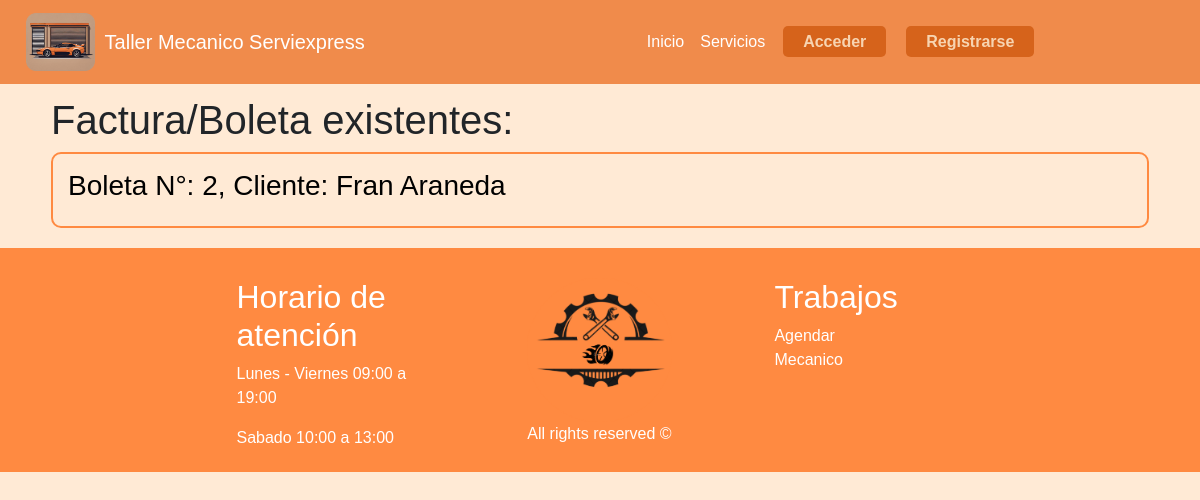
The app's page /fabo, older data.
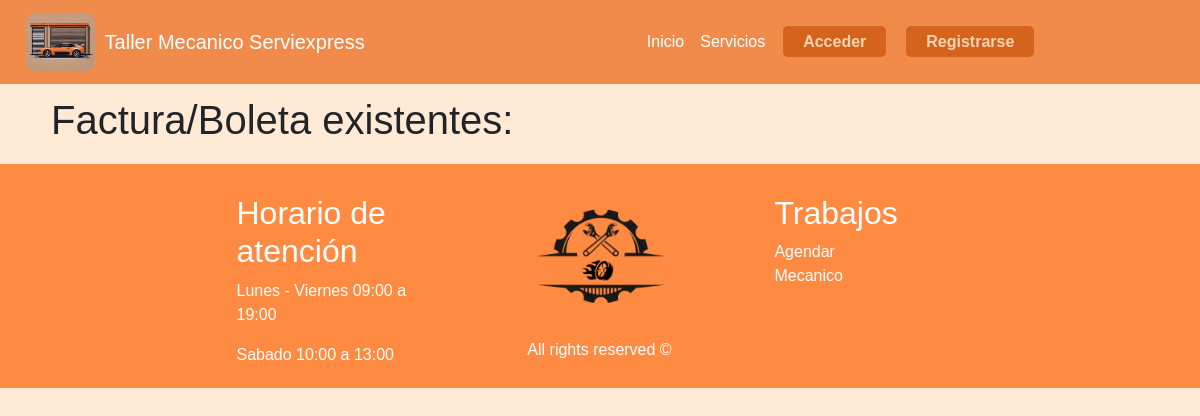
The same page, newer data.
### taller/models.py (models this page shows, shortened)
class FaBo(models.Model):
    num_fb = models.AutoField(primary_key=True)
    fecha_emision = models.DateTimeField(auto_now_add=True)
    detalle_fb = models.TextField()
    totalpagar = models.IntegerField()
    cita = models.ForeignKey(Cita, on_delete=models.CASCADE)

class Cita(models.Model):
    id_cita = models.AutoField(primary_key=True)
    fecha_aten = models.DateTimeField(auto_now_add=True)
    servicios = models.ManyToManyField(Servicio)
    cliente = models.ForeignKey(Cliente, on_delete=models.CASCADE)
    empleado = models.ForeignKey(Empleado, on_delete=models.CASCADE)

class Cliente(models.Model):
    rut_cli = models.CharField(primary_key=True, max_length=12)
    pnom_cli = models.CharField(max_length=20)
    snom_cli = models.CharField(max_length=20, blank=True)
    appaterno_cli = models.CharField(max_length=20)
    apmaterno_cli = models.CharField(max_length=20, blank=True)
    correo_cli = models.CharField(max_length=60, blank=True)
    telefono_cli = models.IntegerField(blank=True, null=True)
    def __str__(self):
        return self.pnom_cli + " " + self.appaterno_cli

### taller/views.py (the view)
# urls.py: path('fabo', views.fabo, name='fabo'),
def fabo(request):
    cliente = Cliente.objects.filter(rut_cli=request.user.username).first()
    empleado = Empleado.objects.filter(rut_emp=request.user.username).first()
    rol = "Cliente" if cliente else "Empleado"
    fabos = FaBo.objects.none()
    if cliente:
        citas_cliente = Cita.objects.filter(cliente=cliente)
        fabos = FaBo.objects.filter(cita__in=citas_cliente)
    else:
        fabos = FaBo.objects.all()
    return render(
        request, "fabo.html", {"fabos": fabos, "cliente": cliente, "empleado": empleado}
    )

### taller/templates/fabo.html (shortened to what this page needs)
{% extends 'hnf.html' %}
{% load static %}
{% block content %}
<head>
  <link rel="stylesheet" href="{% static 'css/crud.css' %}" />
</head>
<div class="container">
  <h1> Factura/Boleta existentes: </h1>
  <ul style="list-style: none;">
    {% for fabo in fabos %}
    <li id="listar">
      <a href="{% url 'update_fabo' fabo.num_fb %}">
        <h3>Boleta N°: {{ fabo.num_fb }}, Cliente: {{ fabo.cita.cliente }}</h3>
      </a>
    </li>
    {% endfor %}
  </ul>
</div>
{% endblock %}

### taller/templates/hnf.html (shortened to what this page needs)
{% load static %}
<!DOCTYPE html>
<html lang="en">
<head>
    <link rel="stylesheet" href="https://cdn.jsdelivr.net/npm/bootstrap@4.0.0/dist/css/bootstrap.min.css"
>
    <link rel="stylesheet" href="{% static 'css/keyframes.css' %}">
    <link rel="stylesheet" href="{% static 'css/style.css' %}">
</head>
<body>
    <header>
        <nav class="my_navbar navbar navbar-expand-lg navbar-light bg-light fixed-top">
            <a class="navbar-brand" href="/"> <img style="max-width: 15%;" src="{% static 'img/logo.png' %}"
                    class="img-fluid" alt="Logo">
                <b class="color_nav">Taller Mecanico Serviexpress</b></a>
            <div class="navbar-collapse" id="navbarSupportedContent">
                <ul class="navbar-nav mr-auto">
                    <li class="nav-item active">
                        <a class="nav-link" href="/"><b class="color_nav">Inicio</b></a>
                    </li>
                    <li class="nav-item">
                        <a class="nav-link" href="/servicios"><b class="color_nav">Servicios</b></a>
                    </li>
                    <li class="nav-item">
                    <li>
                        {% if user.is_authenticated %}
                    <li class="nav-item dropdown">
                        <a class="nav-link dropdown-toggle" href="#" id="navbarDropdown" role="button"
                            data-toggle="dropdown" aria-haspopup="true" aria-expanded="false">
                            <b class="color_nav"> Hola: {{cliente.pnom_cli}} {{empleado.pnom_emp}}</b>
                        </a>
                        <div class="dropdown-menu" aria-labelledby="navbarDropdown">
                            <a class="dropdown-item" href="{% url 'update_user' user.username %}"><b>Perfil</b></a>
                            {% if cliente %}
                                <a class="dropdown-item" href="/citas"><b>Mis citas</b></a>
                                <a class="dropdown-item" href="/vehiculos"><b>Mis Vehiculos</b></a>
                                <a class="dropdown-item" href="/fabo"><b>Mis Boletas</b></a>
                            {% else %}
                                <a class="dropdown-item" href="/vehiculos"><b>Vehiculos</b></a>
                            {% endif %}
                            <a class="dropdown-item" href="/logout"><b> Cerrar Sesion</b></a>
                        </div>
                        {% else %}
                    <li>
                        <a class="btn-sign" href="/signin"><b>Acceder</b></a>
                    </li>
                    <li>
                        <a class="btn-sign" href="/signup"><b>Registrarse</b></a>
                    </li>
                    {% endif %}
                    </li>
                </ul>
            </div>
        </nav>
    </header>
    <br><br>
    <br><br>
    {% block content %}
    {% endblock %}
    <footer>
        <div class="cont_footer">
            <div class="container">
                <div class="row">
                    <div class="col-md-1"></div>
                    <div class="col-md-3">
                        <h2>Horario de atención</h2>
                        <p>Lunes - Viernes 09:00 a 19:00</p>
                        <p>Sabado 10:00 a 13:00</p>
                    </div>
                    <div class="col-md-1"></div>
                    <div class="col-md-3 cont_img_footer">
                        <img src="{% static 'img/Footer.png' %}" class="img-fluid" alt="Footer" width="auto">
                        <p> All rights reserved ©</p>
                    </div>
                    <div class="col-md-1"></div>
                    <div class="col-md-3">
                        <h2>Trabajos</h2>
                        <a href="#">Agendar</a>
                        <a href="#">Mecanico</a>
                    </div>
                </div>
            </div>
        </div>
    </footer>
</body>
</html>

### taller/static/css/keyframes.css (style rules this page uses)
@media (max-width: 1400px) { * { max-width: 100%; padding: 0 10px; } }

### taller/static/css/style.css (style rules this page uses)
* { margin: 0%; padding: 0; box-sizing: border-box; }
body { font-family:'Gill Sans', 'Gill Sans MT', Calibri, 'Trebuchet MS', sans-serif; background-color: #ffead5; }
.navbar-nav { display: flex; justify-content: center; align-items: center; width: 100%; }
.navbar-brand { display: flex; align-items: center; }
.navbar-brand img { margin-right: 10px; }
.my_navbar { background-color: rgba(237, 116, 41, 0.8) !important; }
.my_navbar div, .my_navbar ul { background-color: transparent !important; text-align: center; }
.navbar-light .navbar-brand { width: 40%; padding-left: 10px; }
.color_nav { color: white; font-weight: 500; }
.btn-sign { padding: 7px 20px 7px 20px; text-align: center; margin-right: 10px; margin-left: 10px; background: #d6631b; border-radius: 5px; color: #f7d4b1; }
.cont_footer { background-color:#FF8A41; padding: 10%; padding-bottom: 0; padding-top: 30px; color: white; margin-top: 20px; text-align: left; }
.cont_footer a { color: white; text-decoration: none; display: block; padding-bottom: 0; text-align: left; }
.cont_img_footer { max-width: 20%; text-align: center; padding-bottom: 10px; }

### taller/static/css/crud.css (style rules this page uses)
.container { width: 94%; }

Row changes from the older to the newer data that the page shows:
removed FaBo: num_fb "2", cita.cliente "Fran Araneda"
